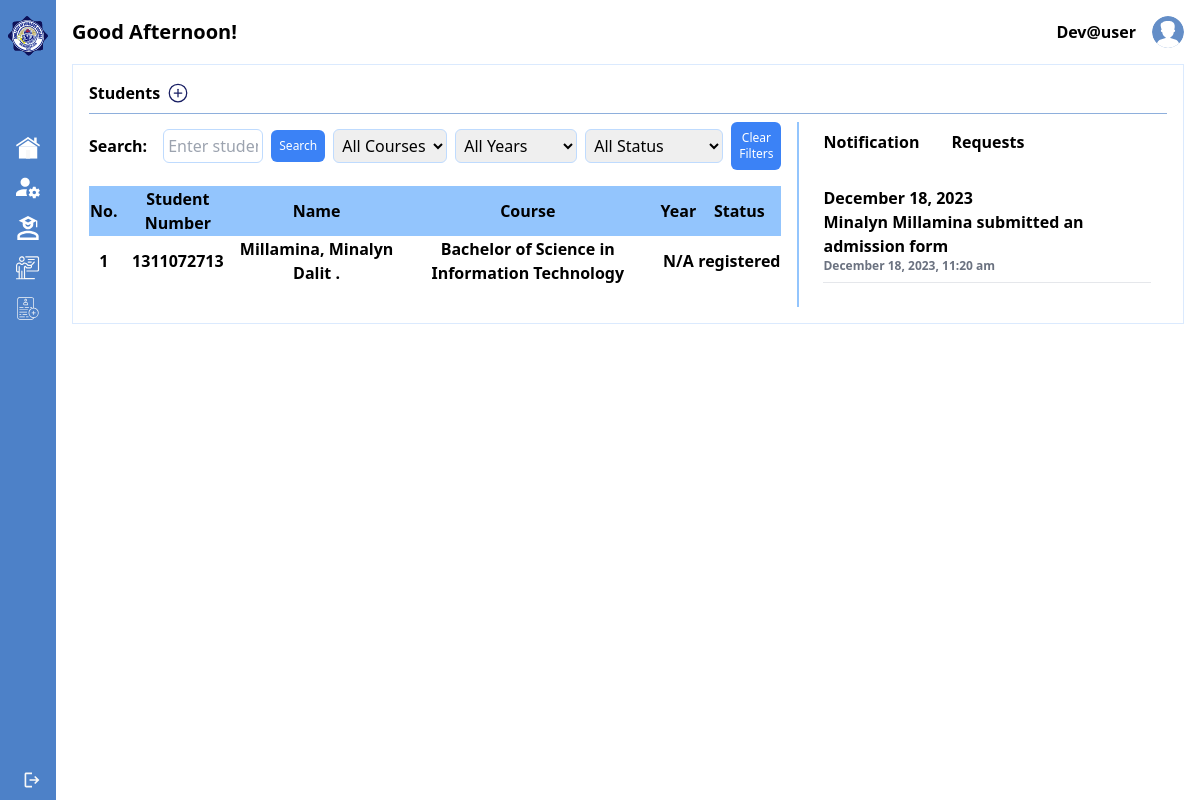
The page /admin/student-information.php (signed in) on the database its author committed.
### tables this page shows
CREATE TABLE `student_information` (
  `student_information_id` int(255) NOT NULL,
  `enrollment_details_id` int(11) DEFAULT NULL,
  `students_id` int(11) DEFAULT NULL,
  `personal_information_id` int(11) DEFAULT NULL,
  `contact_information_id` int(11) DEFAULT NULL,
  `educational_attainment_id` int(11) DEFAULT NULL,
  `family_record_id` int(11) DEFAULT NULL,
  `school_account_id` int(11) DEFAULT NULL,
  `status` varchar(20) DEFAULT NULL
);

CREATE TABLE `student_number` (
  `student_number_id` int(11) NOT NULL,
  `student_number` varchar(20) DEFAULT NULL
);

CREATE TABLE `students` (
  `students_id` int(11) NOT NULL,
  `student_number_id` int(11) DEFAULT NULL,
  `surname` varchar(255) NOT NULL,
  `first_name` varchar(255) NOT NULL,
  `middle_name` varchar(255) DEFAULT NULL,
  `suffix` varchar(20) DEFAULT NULL
);

CREATE TABLE `enrollment_details` (
  `enrollment_details_id` int(11) NOT NULL,
  `course` varchar(255) DEFAULT NULL,
  `year_level` varchar(255) DEFAULT NULL,
  `semester` varchar(50) DEFAULT NULL
);

CREATE TABLE `notifications` (
  `id` int(11) NOT NULL,
  `message` varchar(255) NOT NULL,
  `datetime` datetime NOT NULL
);

### admin/student-information.php (the view, shortened to what this page needs)
<?php
    include '../php/conn.php';
    $sort = isset($_GET['sort']) ? $_GET['sort'] : 'default';
    $sort_condition = '';
    if ($sort === 'name_asc') {
        $sort_condition = 'ORDER BY s.surname ASC, s.first_name ASC, s.middle_name ASC';
        $next_sort = 'name_desc';
    } elseif ($sort === 'name_desc') {
        $sort_condition = 'ORDER BY s.surname DESC, s.first_name DESC, s.middle_name DESC';
        $next_sort = 'name_asc';
    } else {
        $next_sort = 'name_asc';
    }
    if (isset($_GET['search'])) {
        $search = mysqli_real_escape_string($conn, $_GET['search']);
        $search_condition = "AND (sn.student_number LIKE '%$search%' OR s.surname LIKE '%$search%' OR s.first_name LIKE '%$search%' OR s.middle_name LIKE '%$search%')";
    } else {
        $search_condition = '';
    }
    $course_condition = '';
    $year_condition = '';
    $status_condition = '';
    $queryNotification = "SELECT * FROM notifications ORDER BY datetime DESC";
    $resultNotification = mysqli_query($conn, $queryNotification);
    $notifications = mysqli_fetch_all($resultNotification, MYSQLI_ASSOC);
    $groupedNotifications = [];
    foreach ($notifications as $notification) {
        $date = date('Y-m-d', strtotime($notification['datetime']));
        $groupedNotifications[$date][] = $notification;
    }
    $query = "SELECT sn.student_number, s.surname, s.first_name, s.middle_name, s.suffix, ed.course, ed.year_level, si.status, s.suffix
            FROM student_information si
            JOIN students s ON si.students_id = s.students_id
            JOIN enrollment_details ed ON si.enrollment_details_id = ed.enrollment_details_id
            JOIN student_number sn ON s.student_number_id = sn.student_number_id
            WHERE 1 $search_condition $course_condition $year_condition $status_condition $sort_condition";
    $result = mysqli_query($conn, $query);
    $users = mysqli_fetch_all($result, MYSQLI_ASSOC);
?>
<!DOCTYPE html>
<html lang="en">
<head>
    <link href="https://cdn.jsdelivr.net/npm/tailwindcss@2.2.19/dist/tailwind.min.css" rel="stylesheet">
</head>
<body class="font-[roboto-serif]">
    <div class="flex justify-start overflow-y-hidden">
        <div>
            <?php include './sidebar.php'; ?>
        </div>
        <div class="w-full py-4 px-4">
            <div>
                <?php include './topbar.php'; ?>
            </div>
            <div class="mt-4">
                <div class="w-full bg-white p-4 border border-blue-100 gap-2 font-semibold">
                    <div class="flex justify-start items-center gap-2">
                        <span>
                            Students
                        </span>
                        <span class="cursor-pointer">
                            <a href="../website/pre-registration.html">
                                <img src="../assets/svg/add.svg" class="logo w-5 h-5" alt="">
                            </a>
                        </span>
                    </div>
                    <hr class="w-full h-px my-2 border-0 dark:bg-gray-700" style="background-color: #8EAFDC;">
                    <div class="flex justify-start gap-4">
                        <div class="w-3/4">
                            <div class="flex justify-between items-center w-full gap-2">
                                <div class="w-2/4">
                                    <form action="" method="get" class="flex items-center gap-2">
                                        <label for="search" class="mr-2">Search:</label>
                                        <input type="text" id="search" name="search" class="w-full p-1 border border-blue-200 rounded-md" placeholder="Enter student number or name">
                                        <button type="submit" class="p-2 bg-blue-500 rounded-md text-xs text-white hover:bg-blue-700">Search</button>
                                    </form>
                                </div>
                                <div class="flex items-center justify-center gap-2">
                                    <form action="" method="get" id="filterForm" class="flex items-center gap-2">
                                        <select name="course" id="course" class="p-1 border border-blue-200 rounded-md">
                                            <option value="">All Courses</option>
                                        </select>
                                        <select name="year" id="year" class="p-1 border border-blue-200 rounded-md">
                                            <option value="">All Years</option>
                                        </select>
                                        <select name="status" id="status" class="p-1 border border-blue-200 rounded-md">
                                            <option value="">All Status</option>
                                        </select>
                                    </form>
                                    <div>
                                        <button type="button" id="clearFiltersButton" class="p-2 bg-blue-500 rounded-md text-xs text-white hover:bg-blue-700">Clear Filters</button>
                                    </div>
                                </div>
                            </div>
                            <table class="table-auto w-full mt-4">
                                <thead>
                                    <tr class="px-2 py-1 bg-blue-300">
                                        <th class="text-center">No.</th>
                                        <th class="text-center">Student Number</th>
                                        <th class="text-center"><a href="?sort=<?= $next_sort ?>">Name</a></th>
                                        <th class="text-center">Course</th>
                                        <th class="text-center">Year</th>
                                        <th class="text-center">Status</th>
                                    </tr>
                                </thead>
                                <tbody id="studentTableBody">
                                    <?php foreach ($users as $index => $user): ?>
                                        <tr class="px-2 py-1 <?= $index % 2 === 0 ? 'bg-white-500' : 'bg-blue-100' ?>">
                                            <td class="text-center"><?= $index + 1; ?></td>
                                            <td class="text-center">
                                                <?php if (isset($user['student_number'])): ?>
                                                    <a href="#" data-student-id="<?= $user['student_number']; ?>" class="student-details-link">
                                                        <?= $user['student_number']; ?>
                                                    </a>
                                                <?php else: ?>
                                                    N/A
                                                <?php endif; ?>
                                            </td>
                                            <td class="text-center"><?= isset($user['surname']) && isset($user['first_name']) && isset($user['middle_name']) ? $user['surname'] . ', ' . $user['first_name'] . ' ' . $user['middle_name']. ' ' . $user['suffix']. '.' : 'N/A'; ?></td>
                                            <td class="text-center"><?= isset($user['course']) ? $user['course'] : 'N/A'; ?></td>
                                            <td class="text-center"><?= isset($user['year_level']) ? $user['year_level'] : 'N/A'; ?></td>
                                            <td class="text-center"><?= isset($user['status']) ? $user['status'] : 'N/A'; ?></td>
                                        </tr>
                                    <?php endforeach; ?>
                                </tbody>
                            </table>
                        </div>
                        <div class="border-l-2 border-blue-300">
                            <div id="tabsContainer" class="pl-2 h-full">
                                <div class="h-1/2">
                                    <div class="flex">
                                        <div id="notificationTab" class="tab px-4 py-2 cursor-pointer rounded-tl rounded-tr" onclick="showTab('notificationTabContent', 'notificationTab', 'requestsTab')">
                                            Notification
                                        </div>
                                        <div id="requestsTab" class="tab px-4 py-2 cursor-pointer rounded-tl rounded-tr" onclick="showTab('requestsTabContent', 'requestsTab', 'notificationTab')">
                                            Requests
                                        </div>
                                    </div>
                                    <div id="notificationTabContent" class="tab-content p-4">
                                        <?php if (!empty($groupedNotifications)): ?>
                                            <?php foreach ($groupedNotifications as $date => $dateNotifications): ?>
                                                <div class="font-semibold mt-2"><?= formatDateHeading($date) ?></div>
                                                <?php foreach ($dateNotifications as $notification): ?>
                                                    <div><?= $notification['message']; ?></div>
                                                    <div class="text-xs text-gray-500"><?= date('F j, Y, g:i a', strtotime($notification['datetime'])); ?></div>
                                                    <hr class="my-2">
                                                <?php endforeach; ?>
                                            <?php endforeach; ?>
                                        <?php else: ?>
                                            <div>No new notifications</div>
                                        <?php endif; ?>
                                    </div>
                                    <?php
                                        function formatDateHeading($date) {
                                            $today = date('Y-m-d');
                                            $yesterday = date('Y-m-d', strtotime('-1 day'));
                                            if ($date === $today) {
                                                return 'Today';
                                            } elseif ($date === $yesterday) {
                                                return 'Yesterday';
                                            } else {
                                                return date('F j, Y', strtotime($date));
                                            }
                                        }
                                    ?>
                                </div>
                            </div>
                        </div>
                    </div>
                </div>
            </div>
        </div>
    </div>
</html>

### rows shown on the page
student_information: student_number.student_number "1311072713", students.surname "Millamina", students.first_name "Minalyn", students.middle_name "Dalit", enrollment_details.course "Bachelor of Science in Information Technology", status "registered"
notifications: datetime "December 18, 2023", message "Minalyn Millamina submitted an admission form", datetime "December 18, 2023, 11:20 am"

### other values the page prints
getGreeting() "Good Afternoon!"
$formattedUsername "Dev@user"
